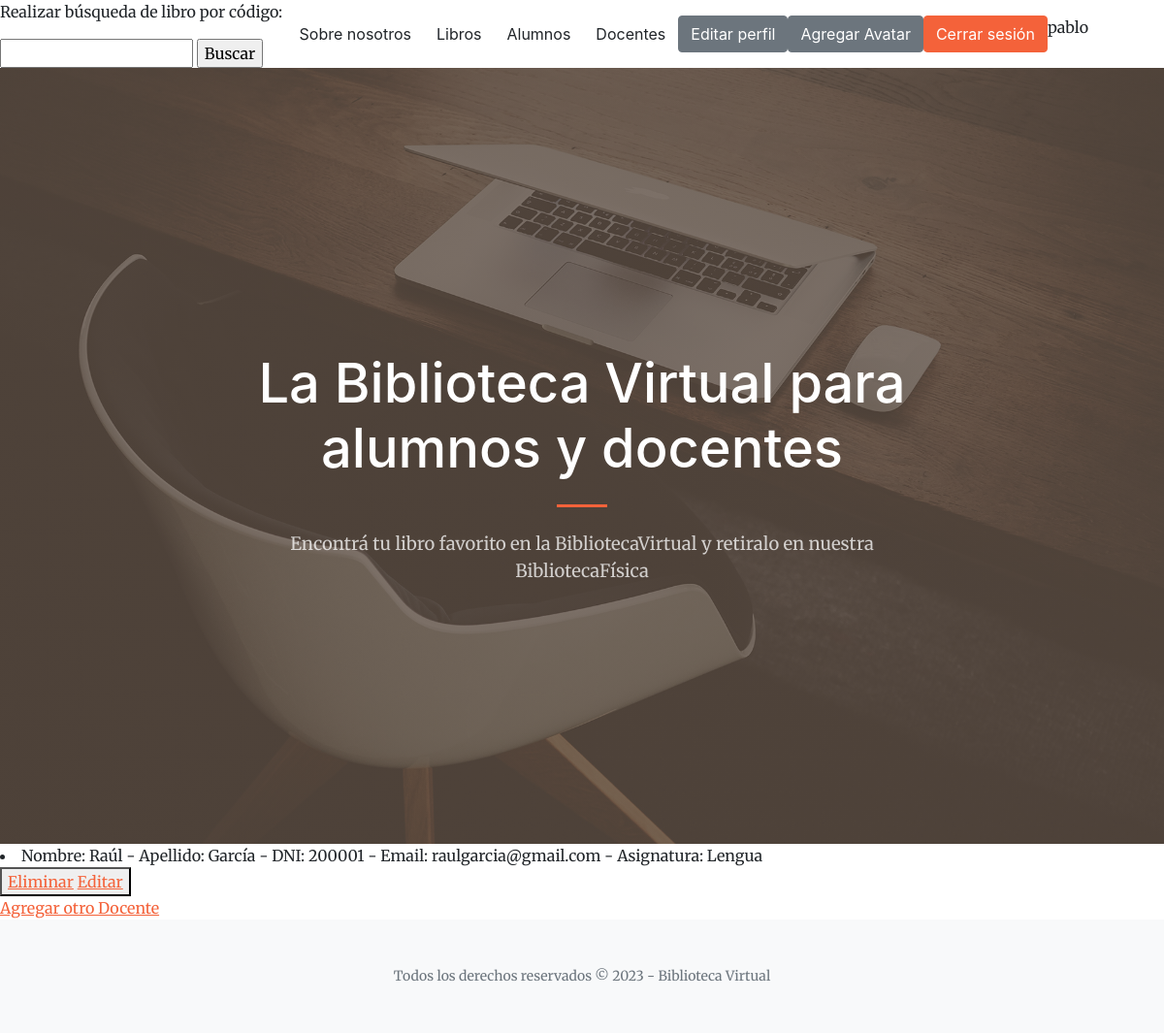
/BibliotecaVirtual/leerDocentes (signed in), run on an earlier commit of the app's database.
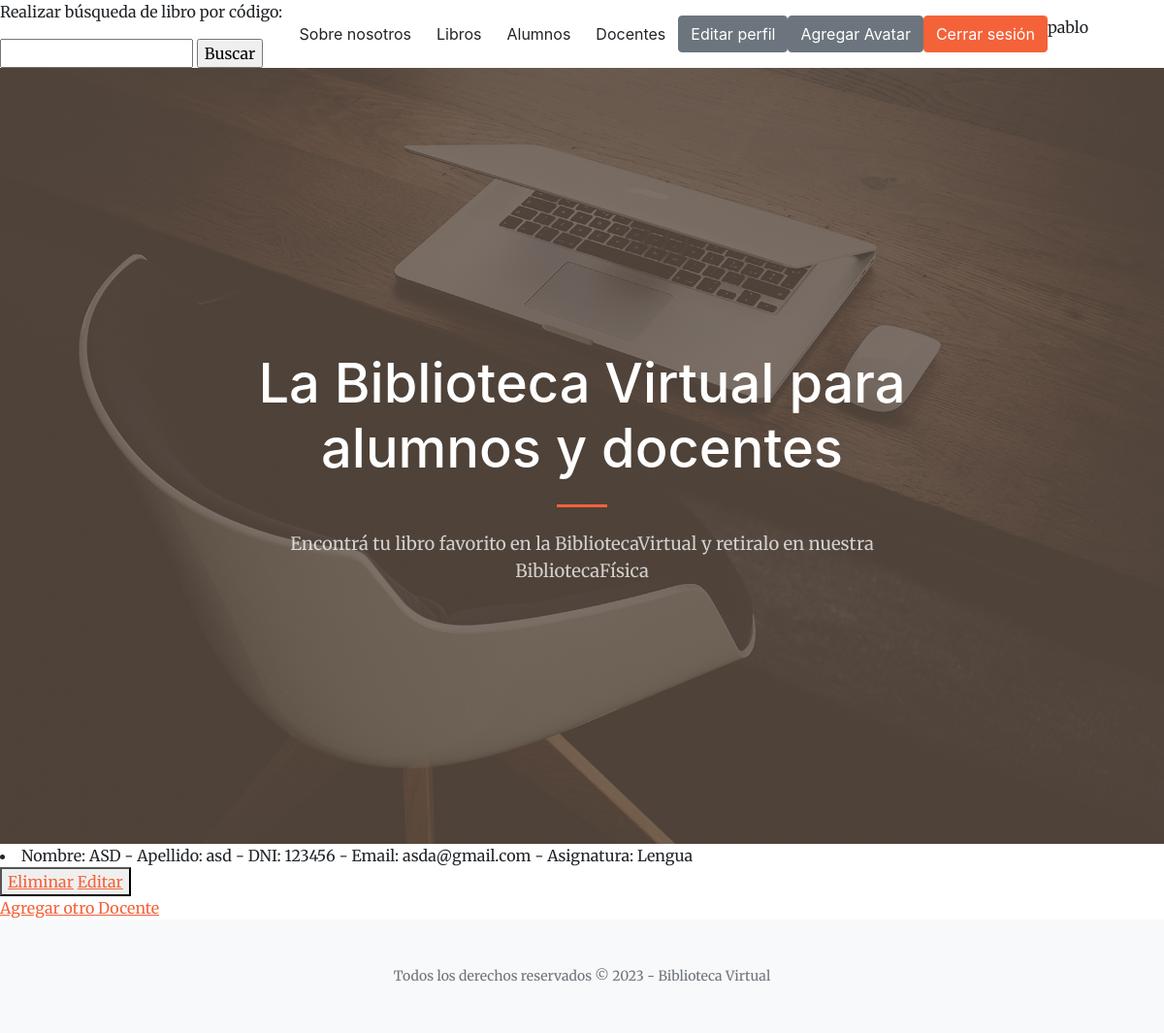
And on a later commit of the database.
### BibliotecaVirtual/models.py (models this page shows)
class Docente(models.Model):
    nombre = models.CharField(max_length=40)
    apellido = models.CharField(max_length=40)
    dni = models.IntegerField()
    email = models.EmailField()
    asignatura = models.CharField(max_length=40)
    def __str__(self):
        return f"Nombre: {self.nombre} - Apellido: {self.apellido} - DNI: {self.dni} - Email: {self.email} - Asignatura: {self.asignatura}"

### BibliotecaVirtual/views.py (the view)
# urls.py: path('leerDocentes', views.leerDocentes, name='LeerDocentes'),
def leerDocentes(request):
    docentes = Docente.objects.all()
    contexto = {"docentes": docentes}
    return render(request, "BibliotecaVirtual/leerDocentes.html", contexto)

### BibliotecaVirtual/templates/BibliotecaVirtual/leerDocentes.html
{% extends "BibliotecaVirtual/padre.html" %}
{% load static %}
{% block contenidoQueCambia %}
    {% for d in docentes %}
        <li>{{d}}</li>
        <button>
            <a href="{%url 'EliminarDocente' d.nombre %}">Eliminar</a>
            <a href="{%url 'EditarDocente' d.nombre %}">Editar</a>
        </button>
    {% endfor %}
    <br>
    <a href="docentes">Agregar otro Docente</a>
{% endblock %}

What changed in the data, as far as the page shows it:
removed Docente: nombre+apellido+dni "Nombre: Raúl - Apellido: García - DNI: 200001 - Email: raulgarcia@gmail.com - Asignatura: Lengua"
added Docente: nombre+apellido+dni "Nombre: ASD - Apellido: asd - DNI: 123456 - Email: asda@gmail.com - Asignatura: Lengua"
